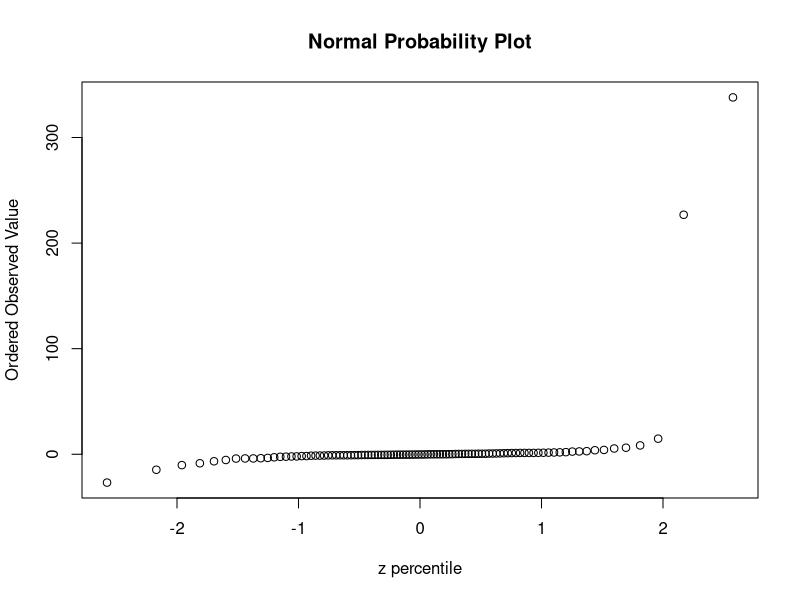
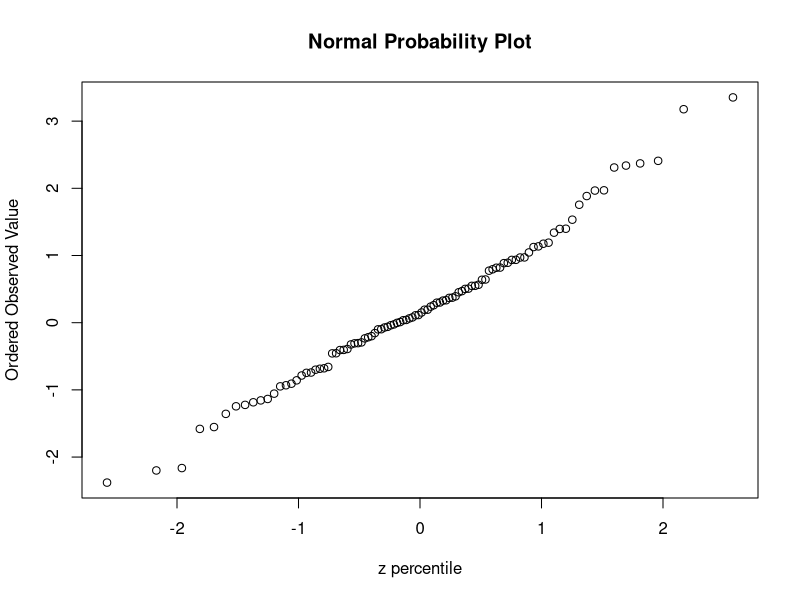
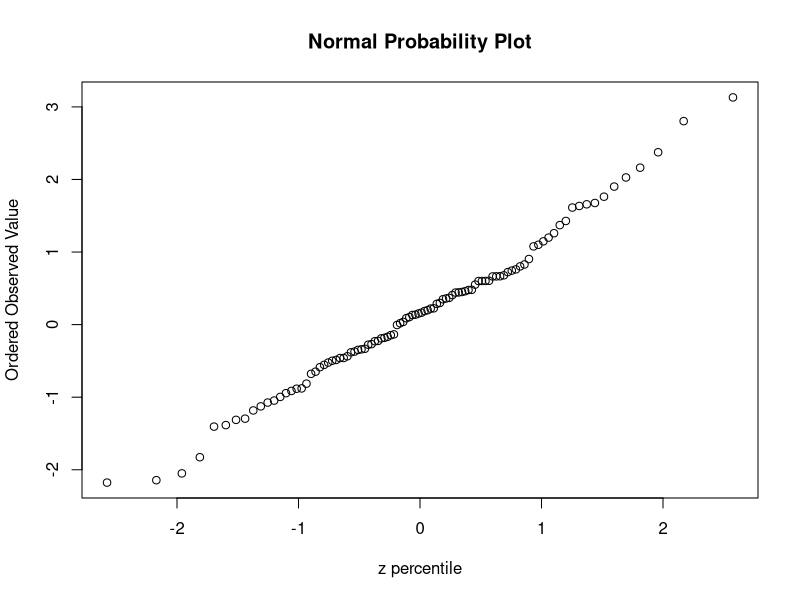
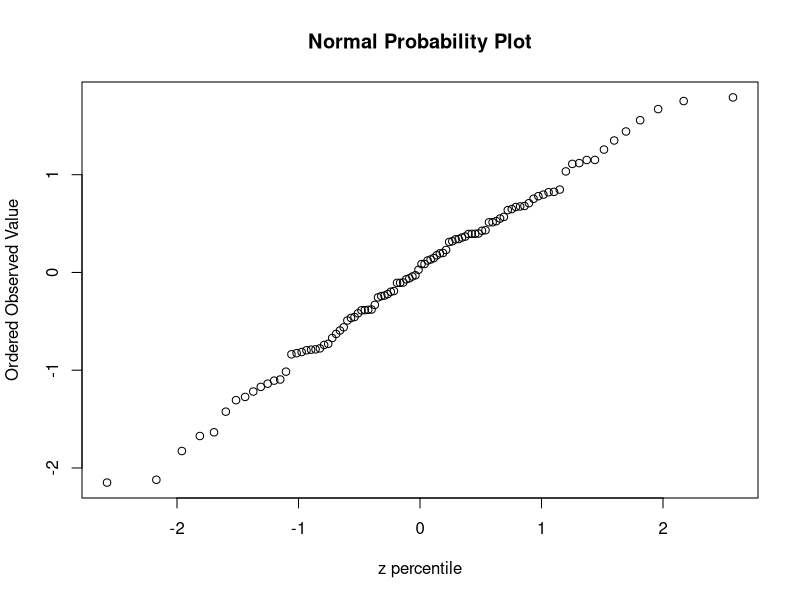

Here is the R script that generated these plots, in order:
# Caroline Vantiem
# STAT 355 - Proj2
# Question 2

# random sample - size 100
# normal probability plot

# (a) t-distribution (df=1)
sample1<-rt(n=100, df=1)

percentile1<-numeric()
for (i in 1:100) {
  percentile1[i]<-qnorm(p=(i-.5)/100, mean=0, sd=1)
}

plot(percentile1, sort(sample1), xlab='z percentile',
     ylab='Ordered Observed Value', main='Normal Probability Plot')

# (b) t-distribution (df=10)
sample2<-rt(n=100, df=10)

percentile2<-numeric()
for (i in 1:100) {
  percentile2[i]<-qnorm(p=(i-.5)/100, mean=0, sd=1)
}

plot(percentile2, sort(sample2), xlab='z percentile',
     ylab='Ordered Observed Value', main='Normal Probability Plot')


# (c) t-distribution (df=100)
sample3<-rt(n=100, df=100)

percentile3<-numeric()
for (i in 1:100) {
  percentile3[i]<-qnorm(p=(i-.5)/100, mean=0, sd=1)
}

plot(percentile3, sort(sample3), xlab='z percentile',
     ylab='Ordered Observed Value', main='Normal Probability Plot')


# (d) standard normal distribution
sample4<-rnorm(n=100, mean=0, sd=1)

percentile4<-numeric()
for (i in 1:100) {
  percentile4[i]<-qnorm(p=(i-.5)/100, mean=0, sd=1)
}

plot(percentile4, sort(sample4), xlab='z percentile',
     ylab='Ordered Observed Value', main='Normal Probability Plot')
